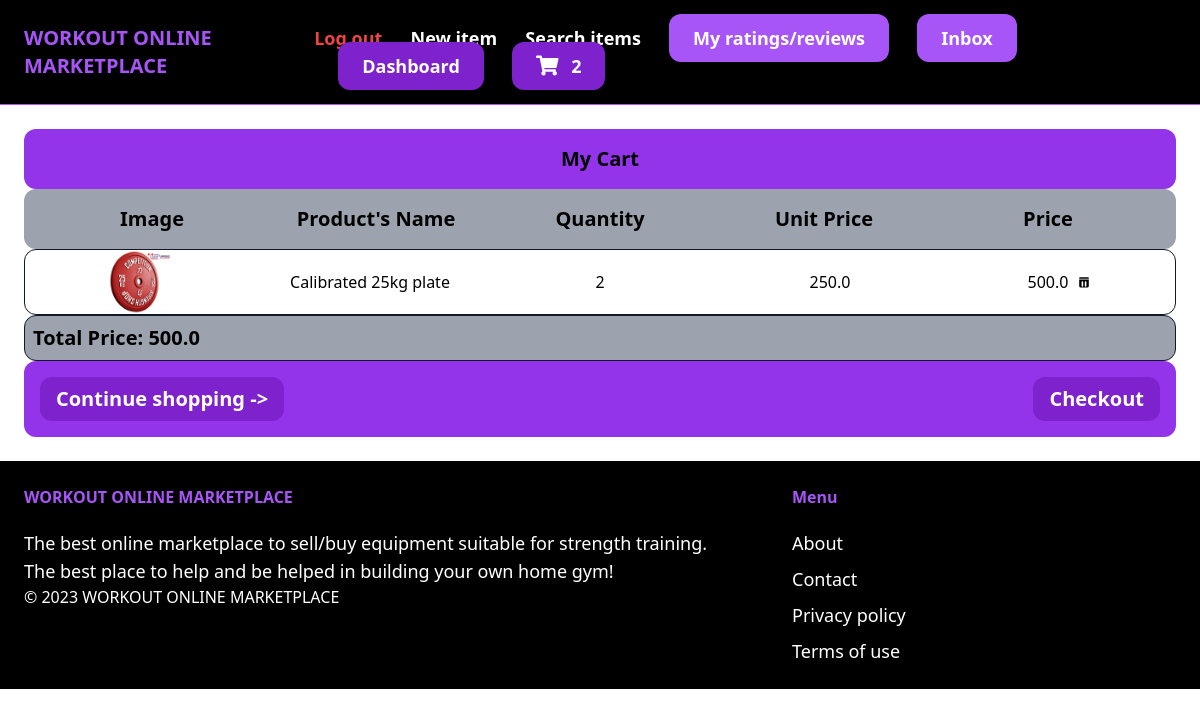
Before: /cart/ (signed in) with the older database file.
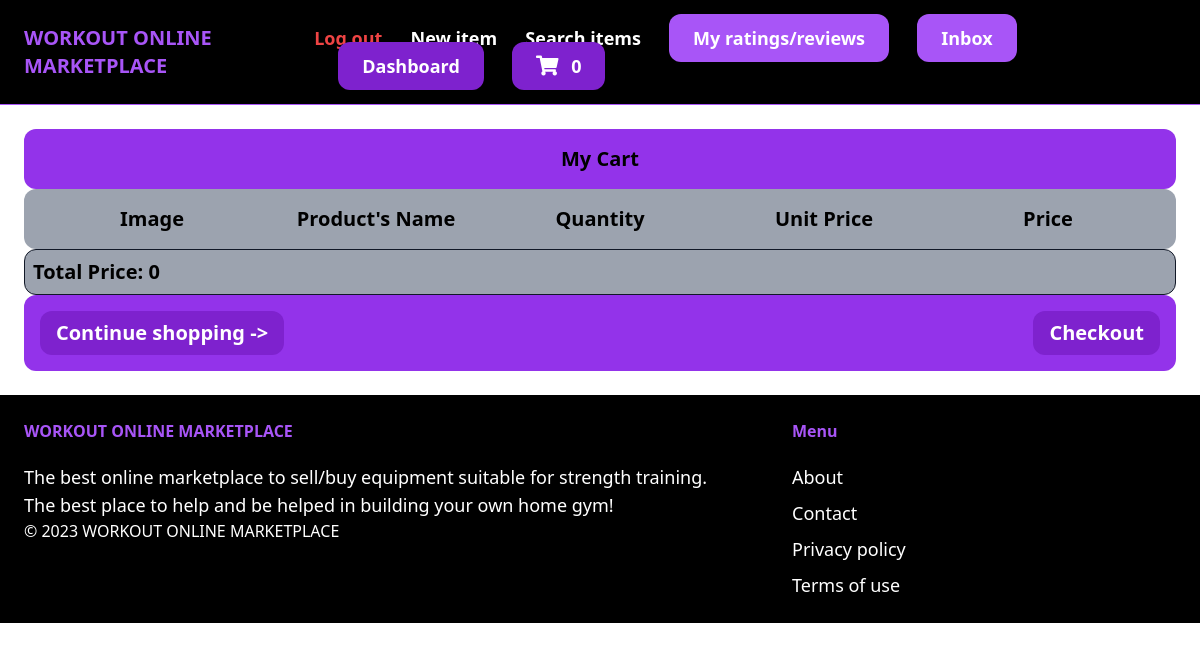
After: the same page with the newer database file.
### core/models.py (models this page shows, shortened)
class Cart(models.Model):
    id = models.UUIDField(primary_key=True, default=uuid.uuid4)
    user = models.ForeignKey(User, on_delete=models.CASCADE)
    completed = models.BooleanField(default=False)
    @property
    def totalPrice(self):
        cartItems = self.cartItems.all()
        total = sum([item.item.price * item.quantity for item in cartItems])
        return total
    @property
    def numOfItems(self):
        cartItems = self.cartItems.all()
        quantity = sum([item.quantity for item in cartItems])
        return quantity

class CartItem(models.Model):
    item = models.ForeignKey(Item, on_delete=models.CASCADE, related_name='itemsCart')
    cart = models.ForeignKey(Cart, on_delete=models.CASCADE, related_name='cartItems')
    quantity = models.IntegerField(default=0)

### item/models.py (models this page shows, shortened)
class Item(models.Model):
    name = models.CharField(max_length=255)
    category = models.ForeignKey(Category, related_name='items', on_delete=models.CASCADE)
    description = models.TextField(blank=True, null=True)
    price = models.FloatField()
    image = models.ImageField(upload_to='item_images', blank=True, null=True)
    isSold = models.BooleanField(default=False)
    createdAt = models.DateTimeField(auto_now_add=True)
    createdBy = models.ForeignKey(User, related_name='items', on_delete=models.CASCADE)

### core/views.py (the view)
# urls.py: path('cart/', views.cart, name='cart'),
def cart(request):
    cart = None
    cartItems = []
    if request.user.is_authenticated:
        cart, created = Cart.objects.get_or_create(user=request.user, completed=False)
        cartItems = cart.cartItems.all()
        for cartItem in cartItems:
            cartItem.total_price = cartItem.quantity * cartItem.item.price
    context = {'cart': cart, 'cartItems': cartItems}
    return render(request, 'core/cart.html', context)

### core/templates/core/cart.html (shortened to what this page needs)
{% extends 'core/base.html' %}
{% block content %}
<div class="shoppingCart">
    <h2 class="font-bold bg-purple-600 text-center rounded-xl text-xl p-4">My Cart</h2>
    <div class="grid grid-cols-5 text-center font-bold bg-gray-400 rounded-xl text-xl p-4">
        <div><h4>Image</h4></div>
        <div><h4>Product's Name</h4></div>
        <div><h4>Quantity</h4></div>
        <div><h4>Unit Price</h4></div>
        <div><h4>Price</h4></div>
    </div>
    {% for cartItem in cartItems %}
    <div class="border border-gray-900 rounded-xl">
        <div class="grid grid-cols-5 text-center items-center">
            <div>
                <img src="{{ cartItem.item.image.url }}" alt="{{ cartItem.item.name }}" class="productImage h-16 w-16 mx-auto">
            </div>
            <div>{{ cartItem.item.name }}</div>
            <div>{{ cartItem.quantity }}</div>
            <div>{{ cartItem.item.price }}</div>
            <div class="flex items-center justify-center">
                <span class="mr-2">{{ cartItem.total_price }}</span>
                <button data-item-id="{{ cartItem.item.id }}" onClick= removeFromCart("{{ cartItem.item.id }}") class="flex items-center justify-center bg-transparent border-none outline-none cursor-pointer" id="removeButton">
                </button>
            </div>
        </div>
    </div>
    {% endfor %}
    <div class="font-semibold text-xl border border-gray-900 bg-gray-400 rounded-xl p-2">
        <h1>Total Price: {{ cart.totalPrice }}</h1>
    </div>
    <h2 class="font-bold bg-purple-600 text-center rounded-xl text-xl p-4">
        <div class="flex justify-between">
            <a href="{% url 'item:items' %}" class="px-4 py-2 bg-purple-700 text-white rounded-xl hover:bg-purple-900">Continue shopping -></a>
            <a href="{% url 'core:checkout' %}" class="px-4 py-2 bg-purple-700 text-white rounded-xl hover:bg-purple-900">Checkout</a>
        </div>
    </h2>
</div>
{% endblock %}

### core/templates/core/base.html (shortened to what this page needs)
{% load static %}
<!DOCTYPE html>
<html lang="en">
    <head>
        <script src="https://cdn.tailwindcss.com"></script>
        <link rel="stylesheet" href="https://cdnjs.cloudflare.com/ajax/libs/font-awesome/5.15.3/css/all.min.css">
    </head>
    <body>
        <nav class="px-6 py-6 flex justify-between items-center border-b border-purple-500 bg-black">
            <a href="/" class="text-xl font-semibold text-purple-500">WORKOUT ONLINE MARKETPLACE</a>
            <div class="space-x-6">
                {% if request.user.is_authenticated %}
                    <a href="{% url 'core:logout' %}" class="text-lg text-red-500 font-semibold hover:text-purple-500">Log out</a>
                {% endif %}
                <a href="{% url 'item:new' %}" class="text-lg text-white font-semibold hover:text-purple-500">New item</a>
                <a href="{% url 'item:items' %}" class="text-lg text-white font-semibold hover:text-purple-500">Search items</a>
                {% if request.user.is_authenticated %}
                    <a href="{% url 'ratingsANDreviews:myRatingsAndMyReviews' %}" class="px-6 py-3 text-lg font-semibold bg-purple-500 text-white rounded-xl hover:bg-purple-700">My ratings/reviews</a>
                    <a href="{% url 'conversation:inbox' %}" class="px-6 py-3 text-lg font-semibold bg-purple-500 text-white rounded-xl hover:bg-purple-700">Inbox</a>
                    <a href="{% url 'dashboard:index' %}" class="px-6 py-3 text-lg font-semibold bg-purple-700 text-white rounded-xl hover:bg-purple-900">Dashboard</a>
                    <a href="{% url 'core:cart' %}" class="px-6 py-3 text-lg font-semibold bg-purple-700 text-white rounded-xl hover:bg-purple-900">
                        <span style="font-size: 20px; color: white; padding-right: 0.5rem;"><i class="fas fa-shopping-cart"></i></span>
                        <span id="numOfItems">{{cart.numOfItems}}</span>
                    </a>
                {% else %}
                    <a href="{% url 'core:signup' %}" class="px-6 py-3 text-lg font-semibold bg-purple-500 text-white rounded-xl hover:bg-purple-700">Sign up</a>
                    <a href="{% url 'core:login' %}" class="px-6 py-3 text-lg font-semibold bg-purple-700 text-white rounded-xl hover:bg-purple-900">Log in</a>
                {% endif %}
            </div>
        </nav>
        <div class="px-6 py-6">
            {% block content %}
            {% endblock %}
        </div>
        <footer class="px-6 py-6 flex justify-between bg-black">
            <div class="w-2/3 pr-10">
                <h3 class="mb-5 font-semibold text-purple-500">WORKOUT ONLINE MARKETPLACE</h3>
                <p class="text-lg text-white">The best online marketplace to sell/buy equipment suitable for strength training.</p>
                <p class="text-lg text-white">The best place to help and be helped in building your own home gym!</p>
                <p class="text-white font-thin">© 2023 WORKOUT ONLINE MARKETPLACE</p>
            </div>
            <div class="w-1/3">
                <h3 class="mb-5 font-semibold text-purple-500">Menu</h3>
                <ul class="space-y-2">
                    <li> <a href="#" class="text-lg text-white hover:text-purple-700">About</a> </li>
                    <li> <a href="{% url 'core:contact' %}" class="text-lg text-white hover:text-purple-700">Contact</a> </li>
                    <li> <a href="#" class="text-lg text-white hover:text-purple-700">Privacy policy</a> </li>
                    <li> <a href="#" class="text-lg text-white hover:text-purple-700">Terms of use</a> </li>
                </ul>
            </div>
        </footer>
    </body>
<html>

Changed rows visible on the page:
removed CartItem: item.image (picture), item.name "Calibrated 25kg plate", quantity "2", item.price "250.0", total_price "500.0"
computed for Cart: numOfItems "2" → "0"; totalPrice "500.0" → "0"
